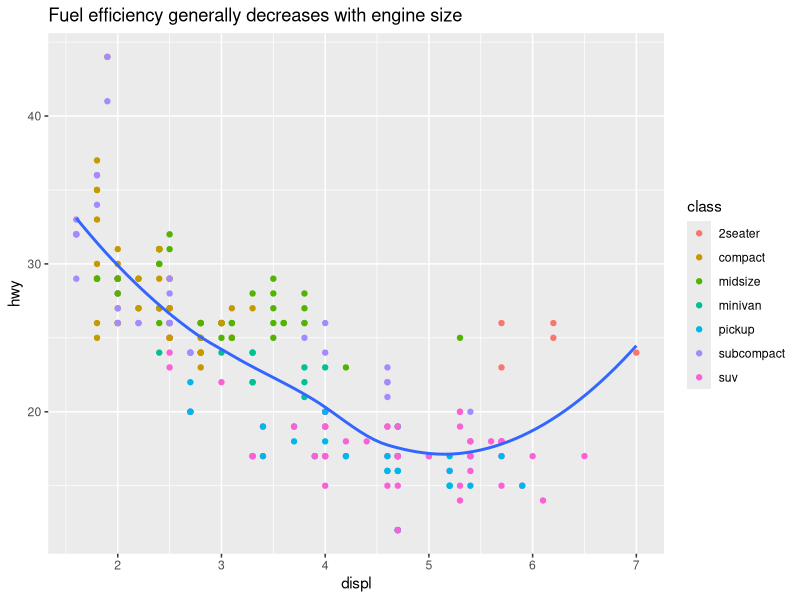
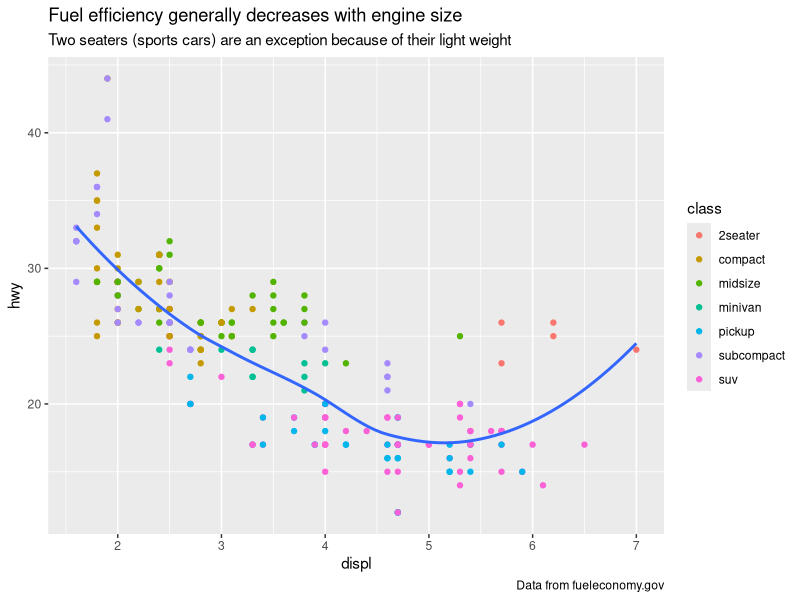
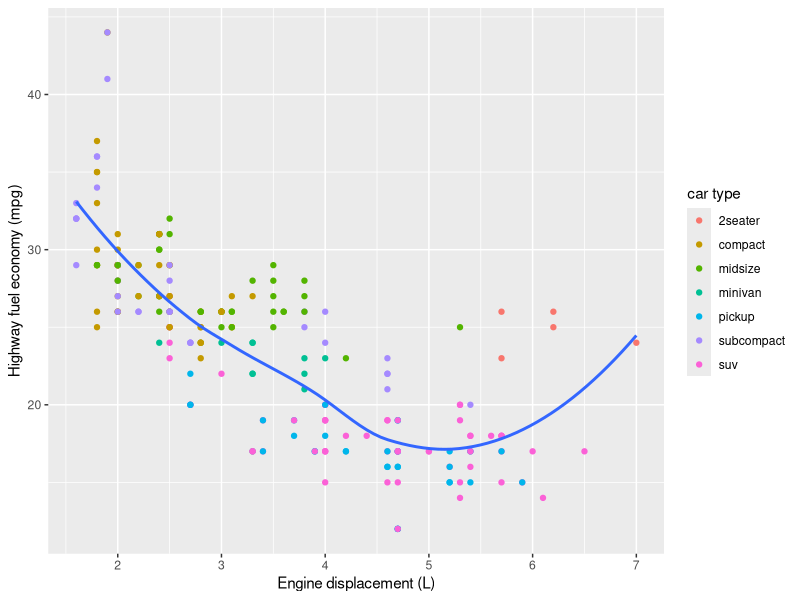
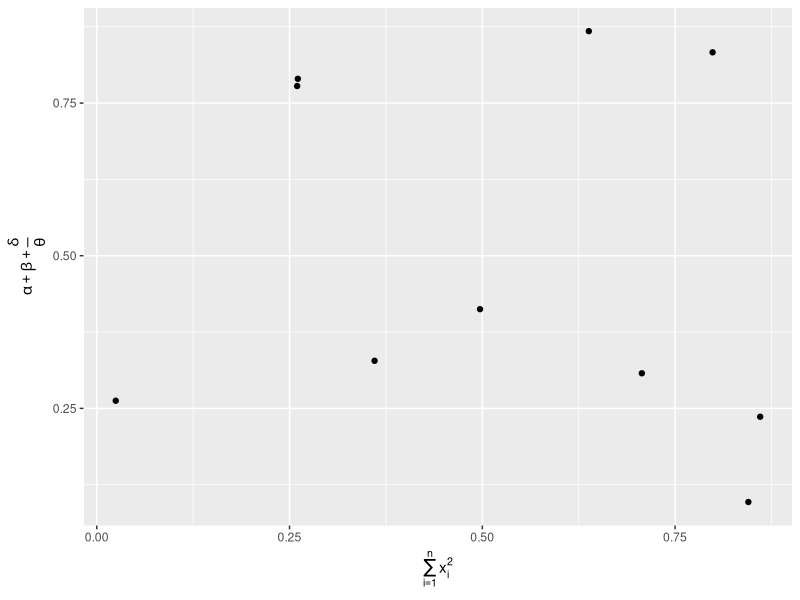
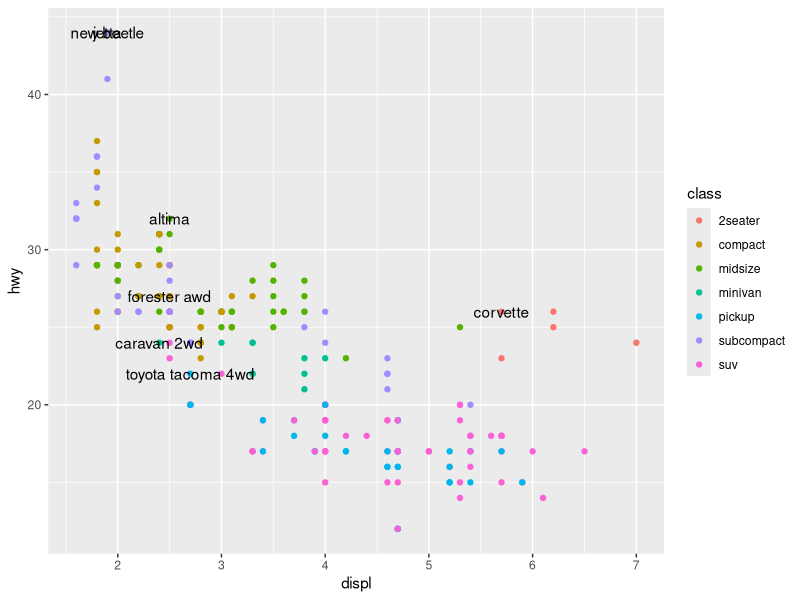
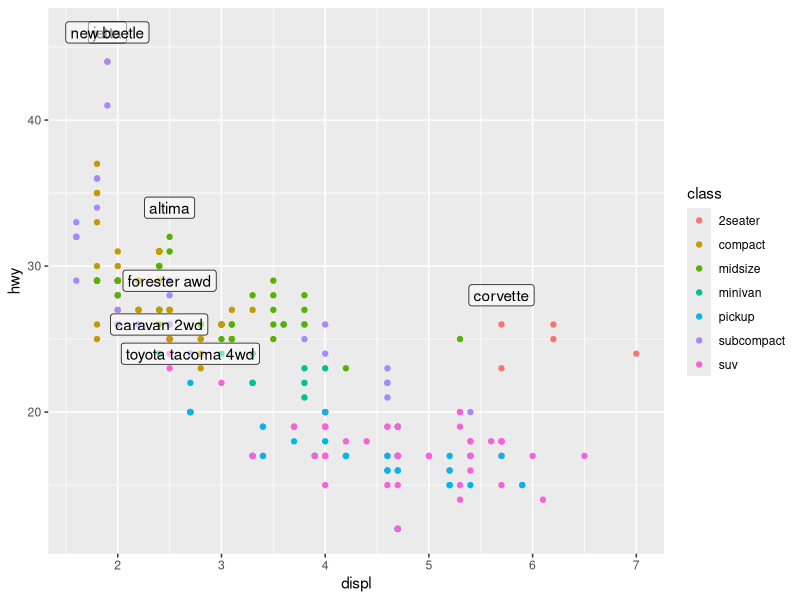
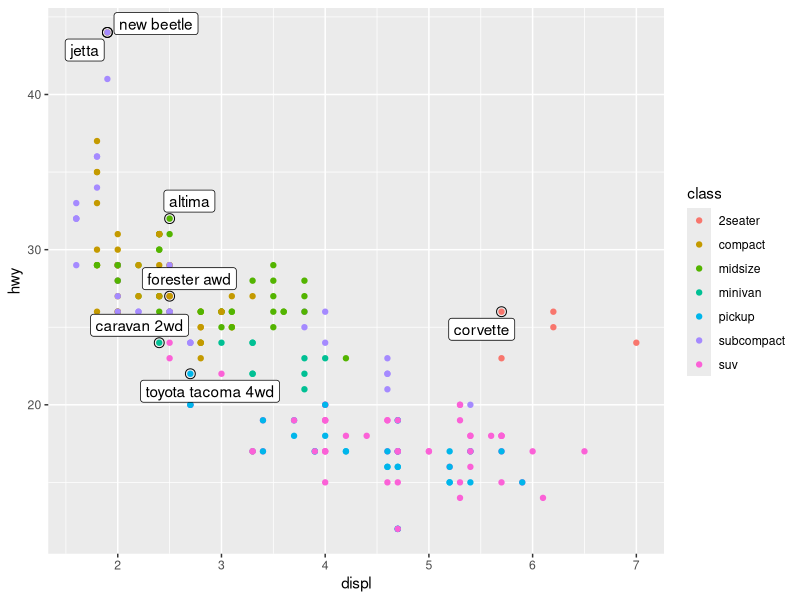
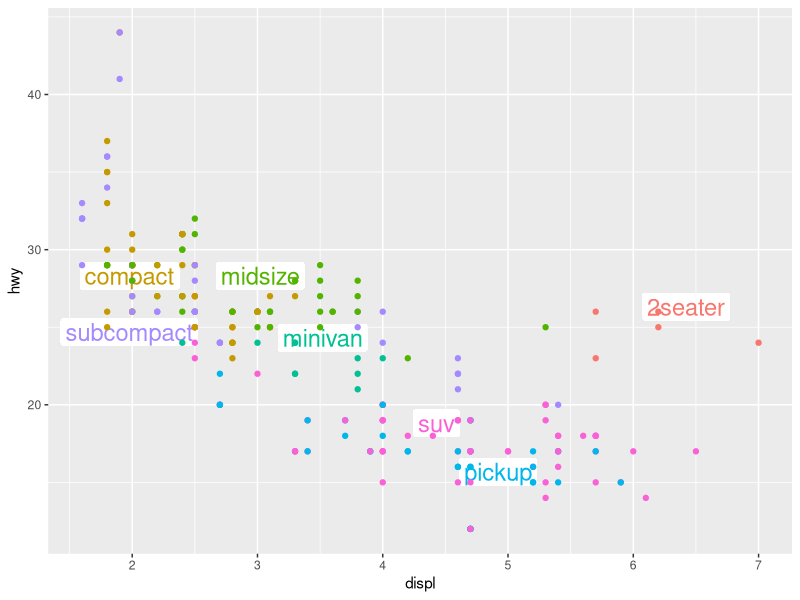

These charts were generated, in order, by the following R code:
### R for data science
### Graphics for communication
## comments/notes written down below are from the book (R for data science) written by
## Hadley Wickham and Garrett Grolemund

library(tidyverse)
library(ggplot2)
ggplot(mpg,aes(displ, hwy))+
  geom_point(aes(color = class))+
  geom_smooth(se = FALSE)+
  labs(title = "Fuel efficiency generally decreases with engine size")

# add labs()
# the purpose of a plot title is to summarise the main findings.
# avoid titles that just describe what the plot is.
# subtitle adds additional detail in a smaller font beneath the title
# caption adds text at the botttom right of the plot. Often used to describe source of data.

ggplot(mpg, aes(displ, hwy))+
  geom_point(aes(color = class))+
  geom_smooth(se = FALSE)+
  labs(title = "Fuel efficiency generally decreases with engine size",
       subtitle = "Two seaters (sports cars) are an exception because of their light weight",
       caption = "Data from fueleconomy.gov"
  )

# you can also replace the axis and legend titles with more detailed descriptions and include units

ggplot(mpg,aes(displ,hwy))+
  geom_point(aes(color = class))+
  geom_smooth(se = F)+
  labs(x = "Engine displacement (L)",
       y = "Highway fuel economy (mpg)",
       color = "car type")

# One can also use mathematical equations by substituting " " for quote()

df <- tibble(
  x = runif(10),
  y = runif(10)
)

ggplot(df, aes(x,y))+
  geom_point()+
  labs( 
    x = quote(sum(x[i]^2, i == 1, n)),
    y = quote(alpha + beta+ frac(delta, theta)))

# Annotations

# Label major components of your plot, label individual observations or groups of observations
# use geom_text() which is similar to geom_point() but it has the label aesthetic as well
# it makes it easy to add textual labels to our plots.

best_in_class <- mpg %>% 
  group_by(class) %>% 
  filter(row_number(desc(hwy))==1)

ggplot(mpg,aes(displ,hwy))+
  geom_point(aes(color = class))+
  geom_text(aes(label = model), data = best_in_class)

# this is hard to read because the text overlap each other.
# using geom_label() puts rectangles behind the text to fix that.

ggplot(mpg, aes(displ,hwy))+
  geom_point(aes(color=class))+
  geom_label(aes(label = model),data = best_in_class, nudge_y = 2, alpha = 0.5)

# ggrepel package can be used to fix overlapping of labels.

library(ggrepel)

ggplot(mpg, aes(displ,hwy))+
  geom_point(aes(color = class))+
  geom_point(size = 3, shape = 1, data = best_in_class)+
  ggrepel::geom_label_repel(aes(label = model), data = best_in_class)

# you can also put the labels directly on the plot. Not the best for this data but...

class_avg <- mpg %>% 
  group_by(class) %>% 
  summarise(
    displ = median(displ),
    hwy = median(hwy)
  )

# summarise() overrides group_by()

ggplot(mpg,aes(displ,hwy,colour = class))+
  ggrepel::geom_label_repel(aes(label = class),
                            data = class_avg,
                            size = 6,
                            label.size = 0,
                            segment.color = NA)+
  geom_point()+
  theme(legend.position = "none")

# one can also add a single label on the plot but you need to create a data frame.
# it's convenient to create a new data frame calculating the total values of x and y
label <- mpg %>% 
  summarise(
    displ = max(displ),
    hwy = max(hwy),
    label = "Increasing engine size is \nrelated to decreasing fuel economy."
  )

ggplot(mpg, aes(displ,hwy))+
  geom_point()+
  geom_text(aes(label = label), data = label, vjust = "top", hjust = "right")

# if you want the text exactly at the border of the graph, use 'Inf' 
label <- tibble(
  displ = Inf,
  hwy = Inf,
  label = "Increasing engine size is \nrelated to decreasing fuel economy"
)

ggplot(mpg,aes(displ,hwy))+
  geom_point()+
  geom_text(aes(label = label),data = label, vjust = "top", hjust = "right")

# \n manually breaks the text. Another way is to use str_wrap() and set the number of characters you
# want per line.

"Increasing engine size is related to decreasing fuel economy" %>% 
  stringr::str_wrap(width = 40) %>% 
  writeLines()

# commands for vjust(top, bottom, center) and hjust(left, right, top, bottom, center) 

# SCALES
## Axis ticks and legend keys

# breaks and labels are the two functions that affect the appearance of the ticks on the axis and 
# the keys on the legend.

ggplot(mpg, aes(displ,hwy))+
  geom_point()+
  scale_y_continuous(breaks = seq(15,40,by = 5))

# you can use labels in the same way as breaks. You can also set labels to null to suppress
# the labels altogether. *** It is useful for maps or when you can't share the absolute numbers.

ggplot(mpg, aes(displ,hwy))+
  geom_point()+
  scale_x_continuous(label = NULL)+
  scale_y_continuous(label = NULL)

# breaks can also be used when you have few points and you want to show where exactly the points
# stop eg with US presidents;
presidential %>% 
  mutate(id = 33 + row_number()) %>% 
  ggplot(aes(start,id))+
  geom_point(aes(color = party))+
  geom_segment(aes(xend = end, yend = id))+
  scale_x_date(NULL, presidential$start,date_labels = "'%y" )

# the specification of breaks and labels for date and datetime scales is a little different
# date_labels takes a format specification, in the same form as parse_datetime()
# date_breaks (not shown here), takes a string like "2 days" or "1 month"


# Legend layout
# to control the overall position of the legend, you need to use a theme() setting.

base <- ggplot(mpg,aes(displ,hwy))+
  geom_point(aes(color = class))

base + theme(legend.position = "left")
base + theme(legend.position = "top")
base + theme(legend.position = "bottom")
base + theme(lengend.position = "right") # the default

# you can also use legend.position = "none" to suppress the display of the legend altogether
# to control the display of individual legends, use guides() along with guide_legend() or
# guide_colourbar()
# use nrow() to control number of rows in the legend and override.aes() to override one of the 
# aesthetics to make the points bigger esp if you used a low alpha to display many points
# on a plot

ggplot(mpg,aes(displ,hwy))+
  geom_point(aes(color = class))+
  geom_smooth(se = FALSE)+
  theme(legend.position = "bottom")+
  guides(colour = guide_legend(nrow = 1, override.aes = list(size = 4)))

# Replacing a scale
# there are two scales you might want to switch out, continuous position scales and colour
# scales. The same principles apply to all other aesthetics.
# It's very useful to plot transformations of your variable. For example, as we've seen 
# in diamond prices it's easier to see the precise relationship between carat and price if
# we log transform them:

label <- diamonds %>% 
  summarise(
    carat = max(carat),
    price = max(price),
    label = "relationship between carats \nand price without log of each variable"
  )

ggplot(diamonds, aes(carat, price))+
  geom_bin2d()+ # it's a useful alternative to geom_point() in order to avoid overplotting
  annotate("text",
           x = Inf,
           y = Inf,
           label = " shows relationship \nwithout getting log of both variables", vjust = "top", hjust = "right")

ggplot(diamonds, aes(log10(carat),log10(price)))+
  geom_bin2d()+
  annotate("text", # use annotate() instead of making tibble for the label 
           x = Inf,
           y = Inf,
           label = "shows relationship of variables after finding their logs", vjust = "top", hjust = "right")

# problem is the labels of the axes becomes affected. You can get same result by doing the 
# transformation in the scale

ggplot(diamonds, aes(carat, price))+
  geom_bin2d()+
  scale_x_log10()+
  scale_y_log10()

# Useful alternatives are the ColorBrewer scales which have been hand tuned to work better for
# people with common types of colour blindness

ggplot(mpg, aes(displ, hwy))+
  geom_point(aes(color = drv))+
  scale_color_brewer(palette = "Set1")

# Don't forget simpler techniques. If there are just a few colours,
# you can add a redundant shape mapping.This will also help ensure your plot is 
# interpretable in black and white.

ggplot(mpg, aes(displ, hwy))+
  geom_point(aes(color = drv, shape = drv))+
  scale_color_brewer( palette = "Set1")

# When you have a predefined mapping between values and colours, use scale_colour_manual()

presidential %>% 
  mutate(id = 33 + row_number()) %>% 
  ggplot(aes(start,id))+
  geom_point(aes(color = party))+
  geom_segment(aes(xend = end, yend = id))+
  scale_color_manual(values = c(Republican = "red", Democratic = "blue"))

# For continuous colour, you can use the built-in scale_colour_gradient()
# or scale_fill_gradient()
# If you have a diverging scale, you can use scale_colour_gradient2(). That allows you to give,
# for example, positive and negative values different colours.
# That's sometimes also useful if you want to distinguish points above or below the mean.
# Another option is scale_colour_viridis() provided by the viridis package.
# It's a continuous analog of the categorical ColorBrewer scales. 
# It has good perceptual properties eg:

df <- tibble(
  x = rnorm(10000),
  y = rnorm(10000)
)

library(hexbin)
library(viridis)

ggplot(df, aes(x,y))+
  geom_hex()+
  coord_fixed()

ggplot(df, aes(x, y)) +
  geom_hex() +
  viridis::scale_fill_viridis() +
  coord_fixed()



# Note that all colour scales come in two variety: 
# scale_colour_x() and scale_fill_x() for the colour and fill aesthetics respectively

ggplot(df, aes(x, y)) +
  geom_hex() +
  scale_colour_gradient(low = "white", high = "red") +
  coord_fixed()
# geom_hex() uses 'fill'not 'colour'and that's why the above code doesn't work.

ggplot(diamonds, aes(carat, price)) +
  geom_point(aes(colour = cut), alpha = 1/20)+
  guides(colour = guide_legend(nrow = 5, override.aes = list(alpha = 1)))

## read on zooming, themes and saving plots. 
